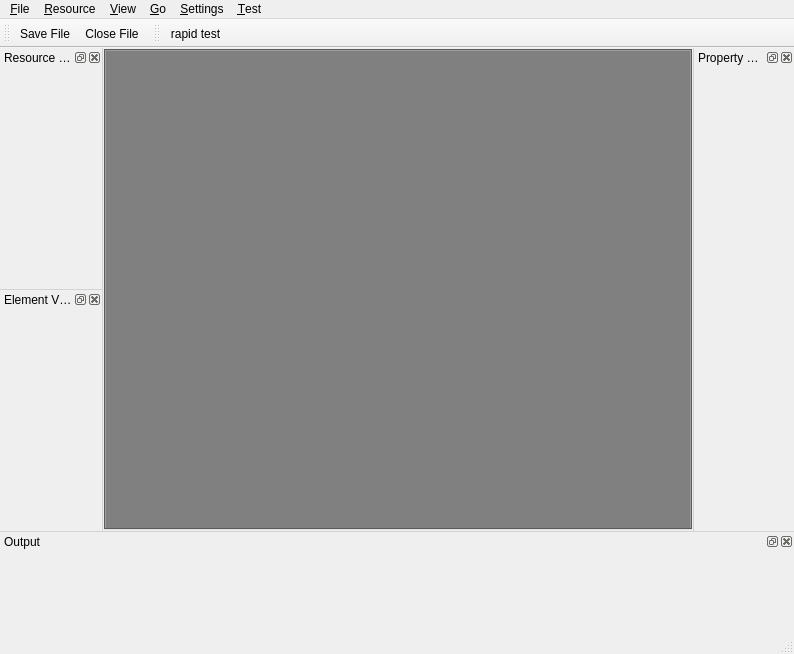
<?xml version="1.0" encoding="UTF-8"?>
<ui version="4.0">
 <class>EditorMain</class>
 <widget class="QMainWindow" name="EditorMain">
  <property name="geometry">
   <rect>
    <x>0</x>
    <y>0</y>
    <width>794</width>
    <height>654</height>
   </rect>
  </property>
  <property name="palette">
   <palette>
    <active>
     <colorrole role="Base">
      <brush brushstyle="SolidPattern">
       <color alpha="255">
        <red>255</red>
        <green>255</green>
        <blue>222</blue>
       </color>
      </brush>
     </colorrole>
    </active>
    <inactive>
     <colorrole role="Base">
      <brush brushstyle="SolidPattern">
       <color alpha="255">
        <red>255</red>
        <green>255</green>
        <blue>222</blue>
       </color>
      </brush>
     </colorrole>
    </inactive>
    <disabled>
     <colorrole role="Base">
      <brush brushstyle="SolidPattern">
       <color alpha="255">
        <red>240</red>
        <green>240</green>
        <blue>240</blue>
       </color>
      </brush>
     </colorrole>
    </disabled>
   </palette>
  </property>
  <property name="windowTitle">
   <string>ex-editor</string>
  </property>
  <property name="windowIcon">
   <iconset>
    <normaloff>:/image/res/images/fileinfo-128.png</normaloff>:/image/res/images/fileinfo-128.png</iconset>
  </property>
  <property name="autoFillBackground">
   <bool>false</bool>
  </property>
  <property name="styleSheet">
   <string notr="true">QMainWindow::separator {
     background: lightgray;
     width: 1px; /* when vertical */
     height: 1px; /* when horizontal */
}
QMainWindow::separator:hover {
     background: darkgray;
}
HintLineEdit {
	background-color: rgb(255, 255, 215);
}

QPlainTextEdit
{
	background-color: rgb(255, 255, 215);
	color: rgb(0, 0, 0);
}</string>
  </property>
  <property name="tabShape">
   <enum>QTabWidget::Rounded</enum>
  </property>
  <property name="dockOptions">
   <set>QMainWindow::AllowNestedDocks|QMainWindow::AllowTabbedDocks</set>
  </property>
  <widget class="QWidget" name="centralwidget">
   <layout class="QVBoxLayout" name="verticalLayout">
    <property name="spacing">
     <number>6</number>
    </property>
    <property name="margin">
     <number>1</number>
    </property>
    <item>
     <widget class="QTabWidget" name="viewTab">
      <property name="styleSheet">
       <string notr="true">background: rgb(128, 128, 128)</string>
      </property>
      <property name="currentIndex">
       <number>-1</number>
      </property>
     </widget>
    </item>
   </layout>
  </widget>
  <widget class="QMenuBar" name="menubar">
   <property name="geometry">
    <rect>
     <x>0</x>
     <y>0</y>
     <width>794</width>
     <height>21</height>
    </rect>
   </property>
   <property name="nativeMenuBar">
    <bool>true</bool>
   </property>
   <widget class="QMenu" name="menuFile">
    <property name="title">
     <string>&amp;Resource</string>
    </property>
    <addaction name="action_Browse"/>
    <addaction name="separator"/>
   </widget>
   <widget class="QMenu" name="menu_View">
    <property name="title">
     <string>&amp;View</string>
    </property>
   </widget>
   <widget class="QMenu" name="menu_Go">
    <property name="title">
     <string>&amp;Go</string>
    </property>
   </widget>
   <widget class="QMenu" name="menuSettings">
    <property name="title">
     <string>&amp;Settings</string>
    </property>
    <widget class="QMenu" name="menuExternal_tools">
     <property name="title">
      <string>external tools</string>
     </property>
     <addaction name="action_TextEditor"/>
     <addaction name="action_ImageEditor"/>
    </widget>
    <addaction name="menuExternal_tools"/>
   </widget>
   <widget class="QMenu" name="menu_Test">
    <property name="title">
     <string>&amp;Test</string>
    </property>
    <addaction name="action_RapidTest"/>
   </widget>
   <widget class="QMenu" name="menu_File">
    <property name="title">
     <string>&amp;File</string>
    </property>
    <addaction name="action_Open_ActionData"/>
    <addaction name="separator"/>
    <addaction name="action_Save_File"/>
    <addaction name="action_Close_File"/>
    <addaction name="separator"/>
    <addaction name="action_Exit"/>
   </widget>
   <addaction name="menu_File"/>
   <addaction name="menuFile"/>
   <addaction name="menu_View"/>
   <addaction name="menu_Go"/>
   <addaction name="menuSettings"/>
   <addaction name="menu_Test"/>
  </widget>
  <widget class="QStatusBar" name="statusbar"/>
  <widget class="QToolBar" name="toolBar_File">
   <property name="windowTitle">
    <string>Project Toolbar</string>
   </property>
   <attribute name="toolBarArea">
    <enum>TopToolBarArea</enum>
   </attribute>
   <attribute name="toolBarBreak">
    <bool>false</bool>
   </attribute>
   <addaction name="action_Save_File"/>
   <addaction name="action_Close_File"/>
  </widget>
  <widget class="QDockWidget" name="OutputDock">
   <property name="minimumSize">
    <size>
     <width>200</width>
     <height>100</height>
    </size>
   </property>
   <property name="focusPolicy">
    <enum>Qt::NoFocus</enum>
   </property>
   <property name="windowTitle">
    <string>Output</string>
   </property>
   <attribute name="dockWidgetArea">
    <number>8</number>
   </attribute>
   <widget class="QWidget" name="dockWidgetContents">
    <layout class="QVBoxLayout" name="verticalLayout_2">
     <property name="spacing">
      <number>6</number>
     </property>
     <property name="margin">
      <number>1</number>
     </property>
     <item>
      <widget class="OutputWidget" name="outputWidget" native="true"/>
     </item>
    </layout>
   </widget>
  </widget>
  <widget class="QToolBar" name="toolBar_Test">
   <property name="windowTitle">
    <string>Test Toolbar</string>
   </property>
   <attribute name="toolBarArea">
    <enum>TopToolBarArea</enum>
   </attribute>
   <attribute name="toolBarBreak">
    <bool>false</bool>
   </attribute>
   <addaction name="action_RapidTest"/>
  </widget>
  <widget class="QDockWidget" name="propertyDock">
   <property name="minimumSize">
    <size>
     <width>100</width>
     <height>200</height>
    </size>
   </property>
   <property name="windowTitle">
    <string>Property Editor</string>
   </property>
   <attribute name="dockWidgetArea">
    <number>2</number>
   </attribute>
   <widget class="QWidget" name="dockWidgetContents_2">
    <layout class="QVBoxLayout" name="verticalLayout_3">
     <property name="margin">
      <number>1</number>
     </property>
     <item>
      <widget class="PropertyWidget" name="propertyWidget" native="true"/>
     </item>
    </layout>
   </widget>
  </widget>
  <widget class="QDockWidget" name="resourceDock">
   <property name="minimumSize">
    <size>
     <width>102</width>
     <height>200</height>
    </size>
   </property>
   <property name="windowTitle">
    <string>Resource Browser</string>
   </property>
   <attribute name="dockWidgetArea">
    <number>1</number>
   </attribute>
   <widget class="QWidget" name="dockWidgetContents_3">
    <layout class="QVBoxLayout" name="verticalLayout_4">
     <property name="margin">
      <number>1</number>
     </property>
     <item>
      <widget class="ResourceWidget" name="resourceWidget" native="true">
       <property name="minimumSize">
        <size>
         <width>100</width>
         <height>100</height>
        </size>
       </property>
      </widget>
     </item>
    </layout>
   </widget>
  </widget>
  <widget class="QDockWidget" name="elementDock">
   <property name="minimumSize">
    <size>
     <width>100</width>
     <height>200</height>
    </size>
   </property>
   <property name="windowTitle">
    <string>Element View</string>
   </property>
   <attribute name="dockWidgetArea">
    <number>1</number>
   </attribute>
   <widget class="QWidget" name="dockWidgetContents_4">
    <layout class="QVBoxLayout" name="verticalLayout_5">
     <property name="margin">
      <number>1</number>
     </property>
     <item>
      <widget class="ElementWidget" name="elementWidget" native="true"/>
     </item>
    </layout>
   </widget>
  </widget>
  <action name="action_Browse">
   <property name="icon">
    <iconset>
     <normaloff>:/image/res/images/filecontents-128.png</normaloff>:/image/res/images/filecontents-128.png</iconset>
   </property>
   <property name="text">
    <string>&amp;Browse</string>
   </property>
   <property name="toolTip">
    <string>Browse Resource</string>
   </property>
  </action>
  <action name="action_Exit">
   <property name="icon">
    <iconset resource="../editor.qrc">
     <normaloff>:/icons/res/icons/standardbutton-cancel-128.png</normaloff>:/icons/res/icons/standardbutton-cancel-128.png</iconset>
   </property>
   <property name="text">
    <string>E&amp;xit</string>
   </property>
   <property name="toolTip">
    <string>Exit Editor</string>
   </property>
   <property name="shortcut">
    <string>Ctrl+Q</string>
   </property>
  </action>
  <action name="action_TextEditor">
   <property name="text">
    <string>text editor</string>
   </property>
  </action>
  <action name="action_ImageEditor">
   <property name="text">
    <string>image editor</string>
   </property>
  </action>
  <action name="action_RapidTest">
   <property name="icon">
    <iconset resource="../editor.qrc">
     <normaloff>:/icons/res/icons/down.png</normaloff>:/icons/res/icons/down.png</iconset>
   </property>
   <property name="text">
    <string>rapid test</string>
   </property>
  </action>
  <action name="action_Open_ActionData">
   <property name="icon">
    <iconset resource="../editor.qrc">
     <normaloff>:/icons/res/icons/standardbutton-open-128.png</normaloff>:/icons/res/icons/standardbutton-open-128.png</iconset>
   </property>
   <property name="text">
    <string>&amp;Open Action Data</string>
   </property>
  </action>
  <action name="action_Close_File">
   <property name="icon">
    <iconset resource="../editor.qrc">
     <normaloff>:/icons/res/icons/standardbutton-cancel-128.png</normaloff>:/icons/res/icons/standardbutton-cancel-128.png</iconset>
   </property>
   <property name="text">
    <string>&amp;Close File</string>
   </property>
  </action>
  <action name="action_Save_File">
   <property name="icon">
    <iconset resource="../editor.qrc">
     <normaloff>:/icons/res/icons/standardbutton-save-128.png</normaloff>:/icons/res/icons/standardbutton-save-128.png</iconset>
   </property>
   <property name="text">
    <string>&amp;Save File</string>
   </property>
  </action>
 </widget>
 <customwidgets>
  <customwidget>
   <class>PropertyWidget</class>
   <extends>QWidget</extends>
   <header location="global">../src/widgets/PropertyWidget.h</header>
   <container>1</container>
  </customwidget>
  <customwidget>
   <class>OutputWidget</class>
   <extends>QWidget</extends>
   <header location="global">../src/widgets/OutputWidget.h</header>
   <container>1</container>
  </customwidget>
  <customwidget>
   <class>ResourceWidget</class>
   <extends>QWidget</extends>
   <header location="global">../src/widgets/ResourceWidget.h</header>
   <container>1</container>
  </customwidget>
  <customwidget>
   <class>ElementWidget</class>
   <extends>QWidget</extends>
   <header>../src/widgets/ElementWidget.h</header>
   <container>1</container>
  </customwidget>
 </customwidgets>
 <resources>
  <include location="../editor.qrc"/>
 </resources>
 <connections>
  <connection>
   <sender>action_Browse</sender>
   <signal>triggered()</signal>
   <receiver>EditorMain</receiver>
   <slot>onBrowseResource()</slot>
   <hints>
    <hint type="sourcelabel">
     <x>-1</x>
     <y>-1</y>
    </hint>
    <hint type="destinationlabel">
     <x>429</x>
     <y>343</y>
    </hint>
   </hints>
  </connection>
  <connection>
   <sender>action_Exit</sender>
   <signal>triggered()</signal>
   <receiver>EditorMain</receiver>
   <slot>close()</slot>
   <hints>
    <hint type="sourcelabel">
     <x>-1</x>
     <y>-1</y>
    </hint>
    <hint type="destinationlabel">
     <x>429</x>
     <y>343</y>
    </hint>
   </hints>
  </connection>
  <connection>
   <sender>action_RapidTest</sender>
   <signal>triggered()</signal>
   <receiver>EditorMain</receiver>
   <slot>rapidTest()</slot>
   <hints>
    <hint type="sourcelabel">
     <x>-1</x>
     <y>-1</y>
    </hint>
    <hint type="destinationlabel">
     <x>396</x>
     <y>324</y>
    </hint>
   </hints>
  </connection>
  <connection>
   <sender>action_Open_ActionData</sender>
   <signal>triggered()</signal>
   <receiver>EditorMain</receiver>
   <slot>onOpenActionData()</slot>
   <hints>
    <hint type="sourcelabel">
     <x>-1</x>
     <y>-1</y>
    </hint>
    <hint type="destinationlabel">
     <x>396</x>
     <y>326</y>
    </hint>
   </hints>
  </connection>
  <connection>
   <sender>action_Close_File</sender>
   <signal>triggered()</signal>
   <receiver>EditorMain</receiver>
   <slot>onCloseFile()</slot>
   <hints>
    <hint type="sourcelabel">
     <x>-1</x>
     <y>-1</y>
    </hint>
    <hint type="destinationlabel">
     <x>396</x>
     <y>326</y>
    </hint>
   </hints>
  </connection>
  <connection>
   <sender>action_Save_File</sender>
   <signal>triggered()</signal>
   <receiver>EditorMain</receiver>
   <slot>onSaveFile()</slot>
   <hints>
    <hint type="sourcelabel">
     <x>-1</x>
     <y>-1</y>
    </hint>
    <hint type="destinationlabel">
     <x>396</x>
     <y>326</y>
    </hint>
   </hints>
  </connection>
 </connections>
 <slots>
  <slot>onBrowseResource()</slot>
  <slot>goProjectDir()</slot>
  <slot>goWorldDir()</slot>
  <slot>rapidTest()</slot>
  <slot>onCloseResource()</slot>
  <slot>onOpenActionData()</slot>
  <slot>onCloseFile()</slot>
  <slot>onSaveFile()</slot>
 </slots>
</ui>
